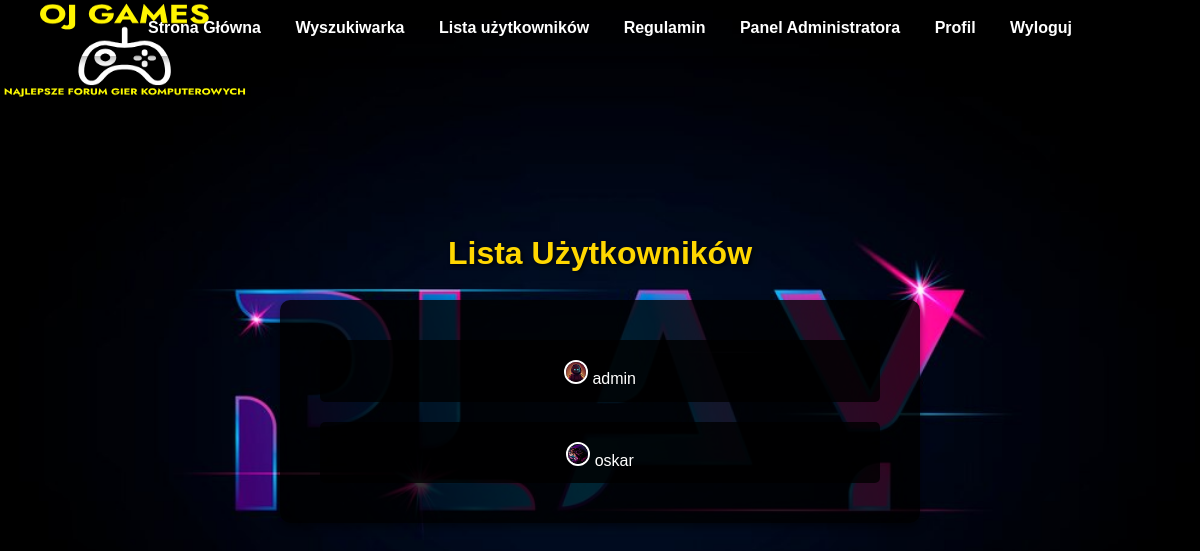
/users.php (signed in), run on the app's committed database.
### tables this page shows
CREATE TABLE `users` (
  `id` int(11) NOT NULL,
  `username` varchar(50) NOT NULL,
  `password` varchar(255) NOT NULL,
  `email` varchar(100) NOT NULL,
  `role` enum('user','admin') DEFAULT 'user',
  `banned` tinyint(1) DEFAULT 0,
  `created_at` timestamp NOT NULL DEFAULT current_timestamp(),
  `avatar` varchar(255) DEFAULT NULL
);

### db.php (called while the page is built, shortened)
<?php
function isAdmin() {
    return isset($_SESSION['role']) && $_SESSION['role'] === 'admin';
}
?>

### users.php (the view, shortened to what this page needs)
<?php
include 'db.php';
$stmt = $conn->prepare("SELECT id, username, avatar FROM users");
$stmt->execute();
$users = $stmt->fetchAll();
?>
<!DOCTYPE html>
<html lang="en">
<head>
    <link rel="stylesheet" href="style.css">
</head>
<body>
    <nav>
        <a href="index.php">Strona Główna</a>
        <a href="search.php">Wyszukiwarka</a>
        <a href="users.php">Lista użytkowników</a>
        <a href="rules.php">Regulamin</a>
        <?php if (isset($_SESSION['username'])): ?>
            <?php if (isAdmin()): ?>
                <a href="admin_panel.php">Panel Administratora</a>
            <?php endif; ?>
            <a href="profile.php">Profil</a>
            <a href="logout.php">Wyloguj</a>
        <?php else: ?>
            <a href="register.php">Rejestracja</a>
            <a href="login.php">Logowanie</a>
        <?php endif; ?>
    </nav>
    <img src="logo.png" class="logo" alt="logo">
    <h1>Lista Użytkowników</h1>
    <div class="content">
        <?php foreach ($users as $user): ?>
            <div class="user">
            <p><?php if (!empty($user['avatar'])): ?>
                    <img class="avatar" src="uploads/<?= htmlspecialchars($user['avatar']) ?>" alt="Avatar" style="width:20px;height:20px;">
                <?php else: ?>
                    <img src="default-avatar.png" alt="No Avatar" style="width:20px;height:20px;">
                <?php endif; ?>
                <?= htmlspecialchars($user['username']) ?></p>
            </div>
        <?php endforeach; ?>
    </div>
</body>
</html>

### style.css (style rules this page uses)
body { font-family: "Arial", sans-serif; margin: 0; padding: 0; background-image: url("background.webp"); background-position: center; background-attachment: fixed; background-repeat: no-repeat; background-size: cover; color: #ffffff; line-height: 1.6; }
nav { background-color: transparent; color: white; padding: 15px 10px; text-align: center; position: fixed; width: 100%; top: 0; z-index: 1000; box-shadow: 0 4px 8px rgba(0, 0, 0, 0.3); }
nav a { color: white; margin: 0 15px; text-decoration: none; font-weight: bold; transition: color 0.3s; }
.logo { height: 100px; width: 250px; }
.avatar { border-radius: 50%; margin-top: 10px; border: 2px solid #ffffff; }
h1 { text-align: center; color: #ffd700; margin-top: 120px; text-shadow: 2px 2px 4px rgba(0, 0, 0, 0.7); }
.content { margin: 20px auto; width: 50%; text-align: left; background-color: rgba(0, 0, 0, 0.8); padding: 20px; border-radius: 10px; box-shadow: 0 4px 8px rgba(0, 0, 0, 0.5); }
p { color: #ffffff; text-align: center; background-color: rgba(0, 0, 0, 0.8); padding: 10px; border-radius: 5px; margin: 20px; text-shadow: 1px 1px 3px rgba(0, 0, 0, 0.7); }

### data on the page
users: avatar (placeholder picture), username "admin"
users: avatar (picture), username "oskar"
